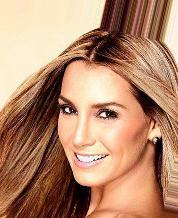
#> input picture dataset/000001.jpg, 178 x 218 px
$ python DrawSketches.py ../dataset ../dataset/000001.jpg   (older library calls are emulated)
#> lines starting #> are read from the running program, lines starting #| are printed output that depends on the picture

# coding: utf-8


# python DrawSketches.py  (1)path/to/target (2)path/for/sketch-ouput

# In[1]:
import cv2 as cv
import numpy as np
import os
import sys
#import matplotlib.pyplot as plt
import matplotlib
matplotlib.use('TkAgg')
from matplotlib import pyplot as plt
plt.interactive('True')

from scipy.misc import imresize

m = 200
n = 200
DIR_PATH = sys.argv[1]  # 'pdata'  # photo directory
SKETCH_PATH = sys.argv[2]  # 'sdata'  # sketch directory
# change from directory to just file path if you don't have to make data
# set but need to create sketch for prediction.
for file in os.listdir(DIR_PATH):
    file_path = os.path.join(DIR_PATH, file)
    img = cv.imread(file_path)
#> img is the input picture: shape (218, 178, 3); mean B, G, R 109.7, 137.1, 181
    write_path = os.path.join(SKETCH_PATH, file)
    img = cv.cvtColor(img, cv.COLOR_BGR2RGB)
    height, width, channels = img.shape
#> height = 218; width = 178; channels = 3
    if (height, width, channels) != (m, n, 3):
        img = imresize(img, (m, n, 3))
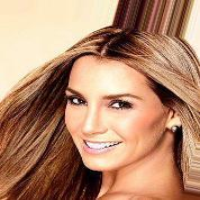
#> img: shape (200, 200, 3); mean R, G, B 181, 137, 109.7
    img_gray = cv.cvtColor(img, cv.COLOR_RGB2GRAY)
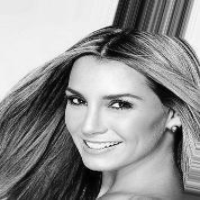
#> img_gray: shape (200, 200); min 1, max 251, mean 147.1
    img_blur = cv.GaussianBlur(img_gray, (21, 21), 0, 0)
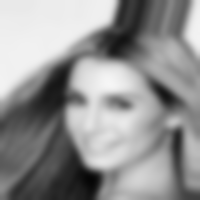
#> img_blur: shape (200, 200); min 5, max 246, mean 147.1
    img_blend = cv.divide(img_gray, img_blur, scale=256)
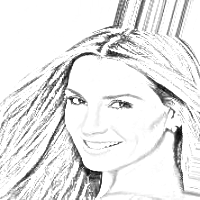
#> img_blend: shape (200, 200); min 6, max 255, mean 231.4
    sketch = cv.cvtColor(img_blend, cv.COLOR_GRAY2RGB)
    write_path = os.path.join(SKETCH_PATH, file)
    cv.imwrite(write_path, sketch)
#> pass 2 of the loop `for file in os.listdir(DIR_PATH):`:
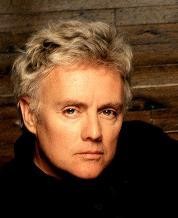
#> input picture dataset/000030.jpg, 178 x 218 px
#> img is the input picture: shape (218, 178, 3); mean B, G, R 38.1, 61, 90.7
#> `img_blur = cv.GaussianBlur(img_gray, (21, 21), 0, 0)`:
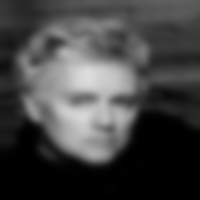
#> img_blur: shape (200, 200); min 0, max 221, mean 67.3
#> `img_blend = cv.divide(img_gray, img_blur, scale=256)`:
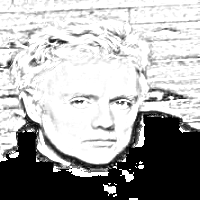
#> img_blend: shape (200, 200); min 0, max 255, mean 172.2


# In[ ]:
